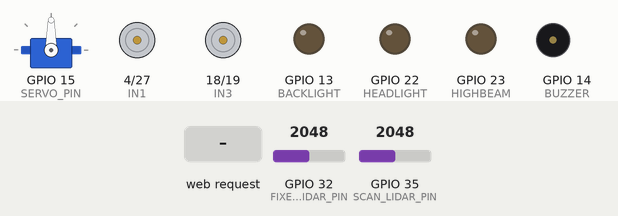
Bench run of a sketch on a simulated ESP32. Parts: servo, motor-driver pin pairs drawn as motors (green arrow = first pin HIGH = forward, orange = second pin HIGH = backward, longer = more drive), output pins drawn as LEDs (lit = HIGH), buzzer (waves = sounding, pin HIGH). Inputs (shaded band) come from the test bench; at power-on: GPIO 32 (FIXED_LIDAR_PIN) = 2048, GPIO 35 (SCAN_LIDAR_PIN) = 2048. WiFi joins after 1.5 s; servers stay silent unless stated; random numbers use the default seed unless the sketch sets one; what the sketch prints to the serial monitor is not drawn.

Above: at 2.7 s.
2.8 s: HTTP request GET /forward received
At 3.4 s:
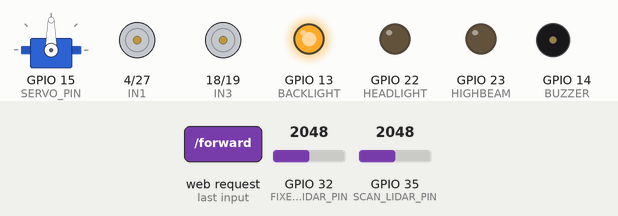
4.3 s: HTTP request GET /left received
At 4.6 s:
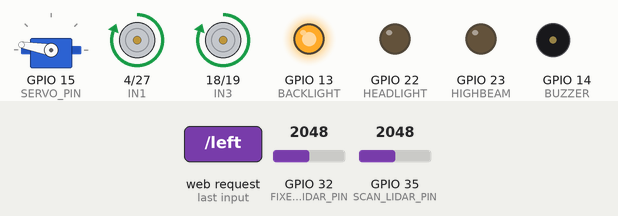
5.8 s: HTTP request GET /voice_forward received
At 6.9 s:
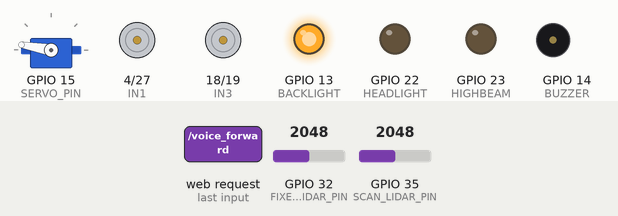
7.3 s: HTTP request GET /right received
At 8.1 s:
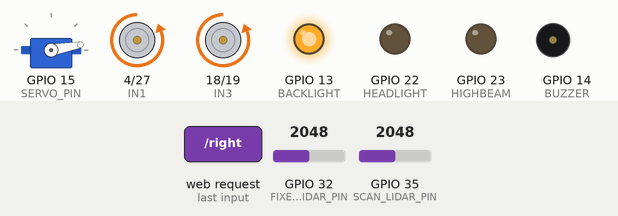
8.8 s: HTTP request GET /backward received
At 9.2 s:
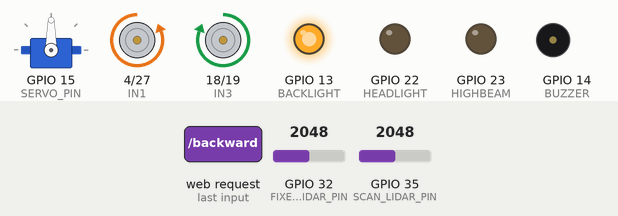
10.3 s: HTTP request GET /autopilot/toggle received
At 14.1 s:
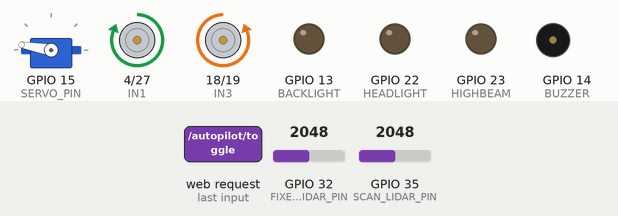
Timing chart, 0 to 14.3 s (numbered marks = the images above; inputs shaded):
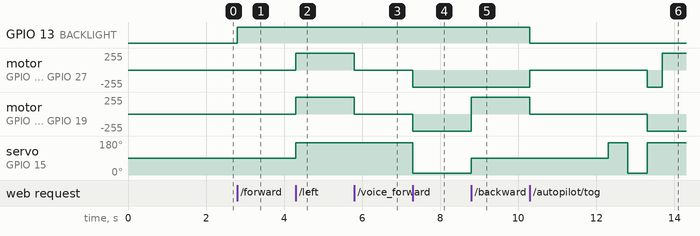

Measured:
- after the input at 2.8 s, GPIO 13 (BACKLIGHT): LOW → HIGH at once
- after the input at 4.3 s, motor on GPIO 4 (IN1) / GPIO 27 (IN2), motor on GPIO 18 (IN3) / GPIO 19 (IN4): stopped → forward 255/255 at once; servo on GPIO 15 (SERVO_PIN): 90° → 170° at once
- after the input at 5.8 s, motor on GPIO 4 (IN1) / GPIO 27 (IN2), motor on GPIO 18 (IN3) / GPIO 19 (IN4): forward 255/255 → stopped at once
- after the input at 7.3 s, motor on GPIO 4 (IN1) / GPIO 27 (IN2), motor on GPIO 18 (IN3) / GPIO 19 (IN4): stopped → backward 255/255 at once; servo on GPIO 15 (SERVO_PIN): 170° → 10° at once
- after the input at 8.8 s, motor on GPIO 18 (IN3) / GPIO 19 (IN4): backward 255/255 → forward 255/255 at once; servo on GPIO 15 (SERVO_PIN): 10° → 90° at once
- after the input at 10.3 s, GPIO 13 (BACKLIGHT): HIGH → LOW at once; motor on GPIO 4 (IN1) / GPIO 27 (IN2): backward 255/255 → stopped at once, → backward 255/255 3.0 s later, → forward 255/255 0.39 s later

The sketch:

car.ino
```cpp
#include <WiFi.h>
#include <WebServer.h>
#include <ESP32Servo.h>
#include "soc/soc.h"
#include "soc/rtc_cntl_reg.h"

// =================================================================================
// ---------------------- WIFI SETTINGS ---------------------------
// =================================================================================
const char* ssid = "maani zamin";
const char* password = "password";
// =================================================================================

// =================================================================================
// ---------------------- ⚙️ MOTOR CALIBRATION SETTINGS ⚙️ -----------------------
// =================================================================================

// 1. DIRECTION FIX:
// Since "Forward" made the car turn, one side is backwards.
// We invert the Left Motor to sync it with the Right Motor.
#define INVERT_RIGHT_MOTOR  false
#define INVERT_LEFT_MOTOR   true   // <--- CHANGED TO TRUE

// 2. STEERING FIX:
// Since we fixed the motor direction above, we disable the manual swap
// so Left Button = Left Turn.
#define SWAP_MANUAL_STEERING false // <--- CHANGED TO FALSE

// =================================================================================

WebServer server(80);
Servo myServo;

// ---------------- PIN CONFIG ----------------
// Right Motors (IN1/IN2)
#define IN1 4
#define IN2 27
// Left Motors (IN3/IN4)
#define IN3 18
#define IN4 19

#define HEADLIGHT 22
#define HIGHBEAM 23
#define BACKLIGHT 13
#define BUZZER 14

#define FIXED_LIDAR_PIN 32
#define SCAN_LIDAR_PIN 35
#define SERVO_PIN 15

// ---------------- VARIABLES ----------------
const int dangerThreshold = 2000;
const int clearThreshold = 1000;
const int turnTime = 385;
const int clearanceTime = 400;

bool autopilot = false;
bool collisionBeepMode = false;
bool safetyOverride = false;

int evadeDirection = 0;
unsigned long stateTimer = 0;
unsigned long manualOverrideTime = 0;
const unsigned long manualOverrideTimeout = 2000;

enum AutoState { CRUISE, SCANNING, EVADING, TRACKING, RECOVERING };
AutoState currentState = CRUISE;

// ---------------- HELPERS ----------------
int readFixed() { return analogRead(FIXED_LIDAR_PIN); }
int readScanner() { return analogRead(SCAN_LIDAR_PIN); }

String checkSurroundings() {
  if (readFixed() > dangerThreshold || readScanner() > dangerThreshold) return "DANGER";
  return "SAFE";
}

void performSafetyStop() {
  stopCar();
  digitalWrite(BACKLIGHT, HIGH);
  if (collisionBeepMode) { digitalWrite(BUZZER, HIGH); delay(200); digitalWrite(BUZZER, LOW); }
}

// ---------------- MOTOR PRIMITIVES (Low Level) ----------------
void setRightMotor(int dir) { // 1=Fwd, -1=Back, 0=Stop
  if(INVERT_RIGHT_MOTOR) dir *= -1;
  if(dir == 1) { digitalWrite(IN1, HIGH); digitalWrite(IN2, LOW); }
  else if(dir == -1) { digitalWrite(IN1, LOW); digitalWrite(IN2, HIGH); }
  else { digitalWrite(IN1, LOW); digitalWrite(IN2, LOW); }
}

void setLeftMotor(int dir) { // 1=Fwd, -1=Back, 0=Stop
  if(INVERT_LEFT_MOTOR) dir *= -1; // Logic flip applied here

  if(dir == 1) { digitalWrite(IN3, HIGH); digitalWrite(IN4, LOW); }
  else if(dir == -1) { digitalWrite(IN3, LOW); digitalWrite(IN4, HIGH); }
  else { digitalWrite(IN3, LOW); digitalWrite(IN4, LOW); }
}

// ---------------- MOVEMENT FUNCTIONS ----------------
void stopCar() {
  setRightMotor(0); setLeftMotor(0);
  digitalWrite(BACKLIGHT, LOW); digitalWrite(BUZZER, LOW);
}

void moveForward() {
  setRightMotor(1); setLeftMotor(1);
  digitalWrite(BACKLIGHT, LOW);
}

void moveBackward() {
  setRightMotor(-1); setLeftMotor(-1);
  digitalWrite(BACKLIGHT, HIGH);
}

void turnLeft() {
  // Standard Tank Turn Left: Right Fwd, Left Back
  setRightMotor(1); setLeftMotor(-1);
}

void turnRight() {
  // Standard Tank Turn Right: Right Back, Left Fwd
  setRightMotor(-1); setLeftMotor(1);
}

// ---------------- MANUAL CONTROL ----------------
void manualStop() { stopCar(); myServo.write(90); manualOverrideTime = millis(); }

void manualForward() {
  if (!safetyOverride && checkSurroundings() == "DANGER") { performSafetyStop(); return; }
  moveForward(); myServo.write(90); manualOverrideTime = millis();
}

void manualVoiceForward() {
  if (!safetyOverride && checkSurroundings() == "DANGER") { performSafetyStop(); return; }
  moveForward(); myServo.write(90); manualOverrideTime = millis();
}

void manualLeft() {
  if (SWAP_MANUAL_STEERING) turnRight(); else turnLeft();
  myServo.write(170); manualOverrideTime = millis();
}

void manualRight() {
  if (SWAP_MANUAL_STEERING) turnLeft(); else turnRight();
  myServo.write(10); manualOverrideTime = millis();
}

void manualBackward() { moveBackward(); myServo.write(90); manualOverrideTime = millis(); }

// ---------------- AUTOPILOT LOGIC ----------------
void autoPilotLogic() {
  if (!autopilot) return;
  if (millis() - manualOverrideTime < manualOverrideTimeout) return;

  switch (currentState) {
    case CRUISE:
      myServo.write(90);
      if (readFixed() > dangerThreshold) {
        stopCar();
        if(collisionBeepMode) { digitalWrite(BUZZER, HIGH); delay(100); digitalWrite(BUZZER, LOW); }
        currentState = SCANNING;
        stateTimer = millis();
      } else {
        moveForward();
      }
      break;

    case SCANNING: {
      if (millis() - stateTimer < 500) { myServo.write(170); return; }
      int distLeft = readScanner();

      if (millis() - stateTimer < 1000) { myServo.write(10); return; }
      int distRight = readScanner();

      if (distLeft < distRight) {
        // Left is safer -> Turn Left
        evadeDirection = 1;
        turnLeft();
        myServo.write(10); // <--- CHANGED: Look RIGHT to track obstacle
      } else {
        // Right is safer -> Turn Right
        evadeDirection = 2;
        turnRight();
        myServo.write(170); // <--- CHANGED: Look LEFT to track obstacle
      }
      currentState = EVADING;
      stateTimer = millis();
      break;
    }

    case EVADING:
      if (millis() - stateTimer > turnTime) { moveForward(); currentState = TRACKING; }
      break;

    case TRACKING:
      if (readScanner() < clearThreshold) {
        delay(clearanceTime); stopCar(); currentState = RECOVERING; stateTimer = millis();
        if (evadeDirection == 1) turnRight(); else turnLeft();
      }
      break;

    case RECOVERING:
      if (millis() - stateTimer > turnTime) { stopCar(); currentState = CRUISE; }
      break;
  }
}

// ---------------- WEBPAGE UI ----------------
String webpage = R"rawliteral(
<!DOCTYPE html>
<html>
<head>
<title>Blind RC</title>
<meta charset="UTF-8">
<meta name="viewport" content="width=device-width, initial-scale=1, user-scalable=no">
<style>
  body { background: #ffe6eb; color: #d63384; font-family: 'Comic Sans MS', cursive, sans-serif; text-align: center; margin: 0; overflow-x: hidden; user-select: none; }
  h1 { text-shadow: 2px 2px #ffb7c5; margin-top: 10px; }
  .btn { width: 80px; height: 50px; margin: 5px; font-size: 16px; border-radius: 15px; border: none; font-weight: bold; cursor: pointer; box-shadow: 0 4px #ffb7c5; transition: 0.1s; touch-action: manipulation; }
  .btn:active { box-shadow: 0 0 #ffb7c5; transform: translateY(4px); }
  .move { background: #ff85a2; color: white; }
  .stop { background: #ff0055; color: white; width: 80px; border-radius: 50%; height: 80px; }
  .aux { background: #ffd1dc; color: #d63384; font-size: 12px; width: 70px; height: 40px;}
  .auto { background: #a2d2ff; color: white; width: 200px; margin-top:15px;}
  .mic { background: #ffc8dd; color: #d63384; width: 90%; height: 70px; font-size: 22px; margin: 10px auto; display:block; border-radius: 20px; box-shadow: 0 0 15px #ffb7c5; animation: pulse 2s infinite; }
  .toggle-on { background: #bde0fe; border: 2px solid #a2d2ff; }
  .toggle-off { background: #ccc; }
  @keyframes pulse { 0% {transform: scale(1);} 50% {transform: scale(1.02);} 100% {transform: scale(1);} }
  .petal { position: absolute; background: #ffb7c5; width: 10px; height: 10px; border-radius: 10px 0; animation: fall 10s linear infinite; z-index: -1; }
  @keyframes fall { 0% { top: -10%; transform: rotate(0deg); } 100% { top: 110%; transform: rotate(360deg); } }
</style>
</head>
<body>
<script>
  for(let i=0; i<15; i++){ let p = document.createElement('div'); p.className = 'petal'; p.style.left = Math.random()*100 + '%'; p.style.animationDuration = (Math.random()*5 + 5) + 's'; p.style.animationDelay = Math.random()*5 + 's'; document.body.appendChild(p); }
</script>
<h1>🌸 Blind Assist Dog 🌸</h1>
<div id="transcript" style="color: #ff0055; height:25px; font-size:14px;">Tap Mic to Speak...</div>
<button class='btn mic' onclick="startDictation()">🎙️ VOICE COMMAND</button>
<div style="display:flex; justify-content:center; align-items:center; flex-direction:column;">
  <button class='btn move' ontouchstart="go('forward'); event.preventDefault();" ontouchend="go('stop');" onmousedown="go('forward');" onmouseup="go('stop');" onmouseleave="go('stop');">▲</button>
  <div>
    <button class='btn move' ontouchstart="go('left'); event.preventDefault();" ontouchend="go('stop');" onmousedown="go('left');" onmouseup="go('stop');" onmouseleave="go('stop');">◄</button>
    <button class='btn stop' onclick="go('stop')">STOP</button>
    <button class='btn move' ontouchstart="go('right'); event.preventDefault();" ontouchend="go('stop');" onmousedown="go('right');" onmouseup="go('stop');" onmouseleave="go('stop');">►</button>
  </div>
  <button class='btn move' ontouchstart="go('backward'); event.preventDefault();" ontouchend="go('stop');" onmousedown="go('backward');" onmouseup="go('stop');" onmouseleave="go('stop');">▼</button>
</div>
<div style="margin-top:15px; background: rgba(255,255,255,0.5); padding:10px; border-radius:15px;">
  <button class='btn aux' onclick="go('headlight/on')">Head ON</button> <button class='btn aux' onclick="go('headlight/off')">Head OFF</button>
  <button class='btn aux' onclick="go('highbeam/on')">High ON</button> <button class='btn aux' onclick="go('highbeam/off')">High OFF</button><br>
  <button class='btn aux' onclick="go('backlight/on')">Back ON</button> <button class='btn aux' onclick="go('backlight/off')">Back OFF</button>
  <button class='btn aux' style="background:#ffcc00; color:black;" ontouchstart="go('horn/on'); event.preventDefault();" ontouchend="go('horn/off');" onmousedown="go('horn/on');" onmouseup="go('horn/off');" onmouseleave="go('horn/off');">📢 HORN</button>
</div>
<div style="margin-top:15px;">
  <button id="safetyBtn" class='btn aux toggle-on' style="width:150px;" onclick="toggleSafety()">Safety: ON</button><br>
  <button id="beepBtn" class='btn aux toggle-off' style="width:150px;" onclick="toggleBeep()">Collision Beep: OFF</button><br>
  <button class='btn auto' onclick="go('autopilot/toggle')">🌸 AUTOPILOT 🌸</button>
</div>
<script>
function go(cmd){ fetch('/'+cmd).then(r=>r.text()).then(t=>console.log(t)); }
function toggleBeep() { fetch('/toggle/beep').then(r=>r.text()).then(s => { let b = document.getElementById('beepBtn'); b.innerText = "Collision Beep: " + s; b.className = s=="ON" ? "btn aux toggle-on" : "btn aux toggle-off"; }); }
function toggleSafety() { fetch('/toggle/safety').then(r=>r.text()).then(s => { let b = document.getElementById('safetyBtn'); b.innerText = "Safety: " + s; b.className = s=="ON" ? "btn aux toggle-on" : "btn aux toggle-off"; }); }
function startDictation() {
  if (window.hasOwnProperty('webkitSpeechRecognition')) {
    var recognition = new webkitSpeechRecognition();
    recognition.continuous = false; recognition.interimResults = false; recognition.lang = "en-US";
    try { recognition.start(); document.getElementById('transcript').innerText = "Listening..."; } catch(e) { alert("Mic Error: " + e.message); }
    recognition.onresult = function(e) {
      var text = e.results[0][0].transcript.toLowerCase();
      document.getElementById('transcript').innerText = '"' + text + '"';
      if (text.includes("forward") || text.includes("go")) go('voice_forward');
      else if (text.includes("back")) go('backward');
      else if (text.includes("left")) { go('left'); setTimeout(() => go('stop'), 1000); }
      else if (text.includes("right")) { go('right'); setTimeout(() => go('stop'), 1000); }
      else if (text.includes("stop")) go('stop');
      else if (text.includes("head") || text.includes("light")) go('headlight/on');
      else if (text.includes("high") || text.includes("beam")) go('highbeam/on');
      else if (text.includes("off")) { go('headlight/off'); go('highbeam/off'); }
      else if (text.includes("horn")) { go('horn/on'); setTimeout(() => go('horn/off'), 500); }
      else if (text.includes("auto")) go('autopilot/toggle');
    };
    recognition.onerror = function(e) { document.getElementById('transcript').innerText = "Error: " + e.error; };
  } else { alert("Use Chrome!"); }
}
</script>
</body></html>
)rawliteral";

// ---------------- SETUP ----------------
void setup() {
  WRITE_PERI_REG(RTC_CNTL_BROWN_OUT_REG, 0);
  Serial.begin(115200);
  myServo.attach(SERVO_PIN);
  myServo.write(90);

  pinMode(IN1, OUTPUT); digitalWrite(IN1, LOW);
  pinMode(IN2, OUTPUT); digitalWrite(IN2, LOW);
  pinMode(IN3, OUTPUT); digitalWrite(IN3, LOW);
  pinMode(IN4, OUTPUT); digitalWrite(IN4, LOW);

  pinMode(HEADLIGHT, OUTPUT); pinMode(HIGHBEAM, OUTPUT); pinMode(BACKLIGHT, OUTPUT); pinMode(BUZZER, OUTPUT);
  pinMode(FIXED_LIDAR_PIN, INPUT);
  pinMode(SCAN_LIDAR_PIN, INPUT);

  WiFi.begin(ssid, password);
  while (WiFi.status() != WL_CONNECTED) { delay(500); }
  Serial.println("\nConnected! IP: " + WiFi.localIP().toString());

  server.on("/", [](){ server.send(200, "text/html", webpage); });
  server.on("/forward", [](){ manualForward(); server.send(200,"text/plain", checkSurroundings()); });
  server.on("/voice_forward", [](){ manualVoiceForward(); server.send(200,"text/plain", checkSurroundings()); });
  server.on("/left", [](){ manualLeft(); server.send(200,"text/plain", checkSurroundings()); });
  server.on("/right", [](){ manualRight(); server.send(200,"text/plain", checkSurroundings()); });
  server.on("/stop", [](){ manualStop(); server.send(200,"text/plain", checkSurroundings()); });
  server.on("/backward", [](){ manualBackward(); server.send(200,"text/plain", "SAFE"); });
  server.on("/autopilot/toggle", [](){ autopilot = !autopilot; currentState = CRUISE; manualStop(); server.send(200,"text/plain", autopilot?"ON":"OFF"); });
  server.on("/toggle/beep", [](){ collisionBeepMode = !collisionBeepMode; server.send(200, "text/plain", collisionBeepMode ? "ON" : "OFF"); });
  server.on("/toggle/safety", [](){ safetyOverride = !safetyOverride; server.send(200, "text/plain", !safetyOverride ? "ON" : "OFF"); });
  server.on("/headlight/on", [](){ digitalWrite(HEADLIGHT,HIGH); server.send(200,"OK"); });
  server.on("/headlight/off", [](){ digitalWrite(HEADLIGHT,LOW); server.send(200,"OK"); });
  server.on("/highbeam/on", [](){ digitalWrite(HIGHBEAM,HIGH); server.send(200,"OK"); });
  server.on("/highbeam/off", [](){ digitalWrite(HIGHBEAM,LOW); server.send(200,"OK"); });
  server.on("/backlight/on", [](){ digitalWrite(BACKLIGHT,HIGH); server.send(200,"OK"); });
  server.on("/backlight/off", [](){ digitalWrite(BACKLIGHT,LOW); server.send(200,"OK"); });
  server.on("/horn/on", [](){ digitalWrite(BUZZER,HIGH); server.send(200,"OK"); });
  server.on("/horn/off", [](){ digitalWrite(BUZZER,LOW); server.send(200,"OK"); });

  server.begin();
  Serial.println("System Ready.");
}

void loop() { server.handleClient(); autoPilotLogic(); }
```
